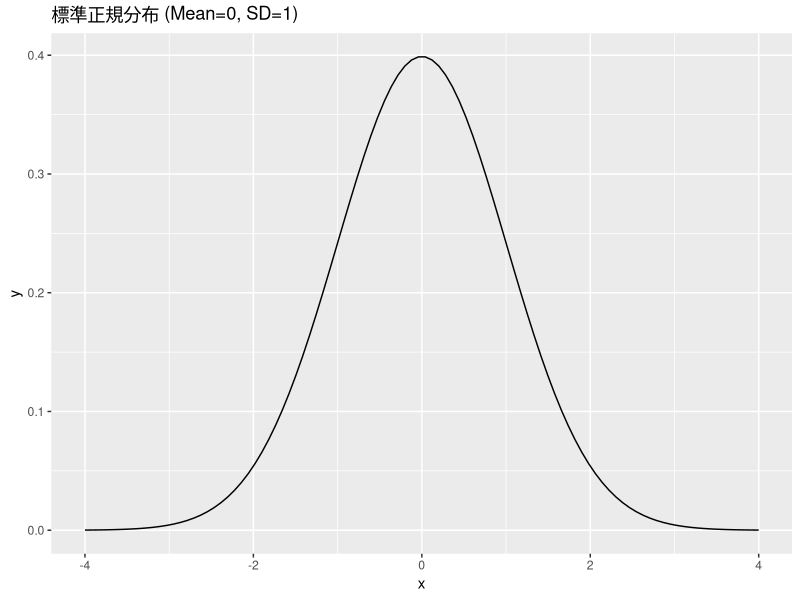
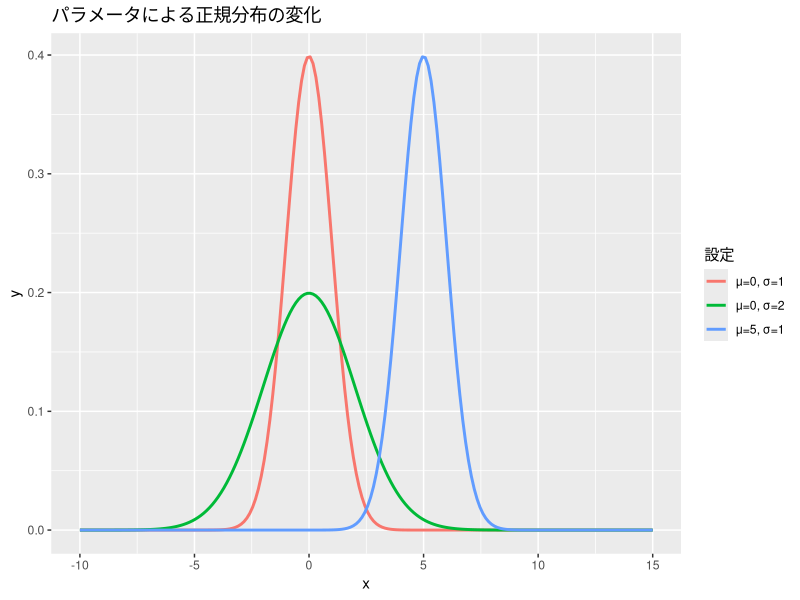
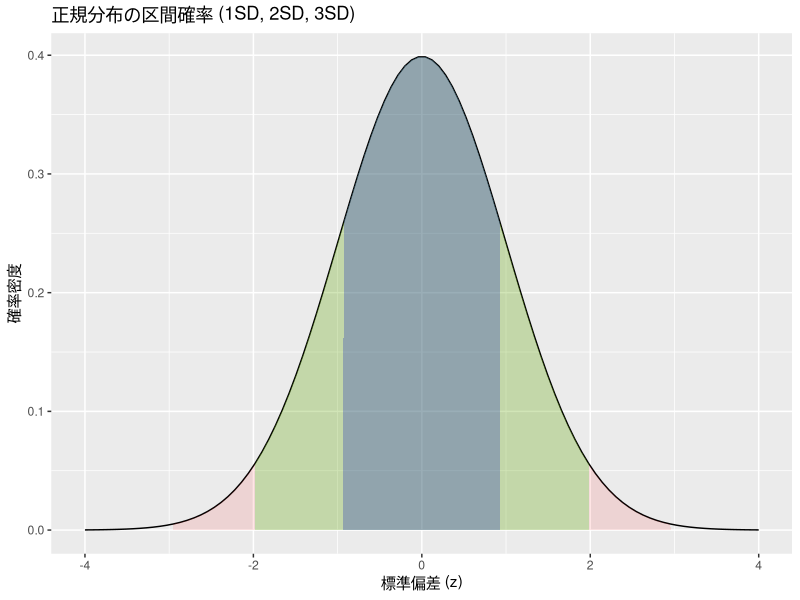
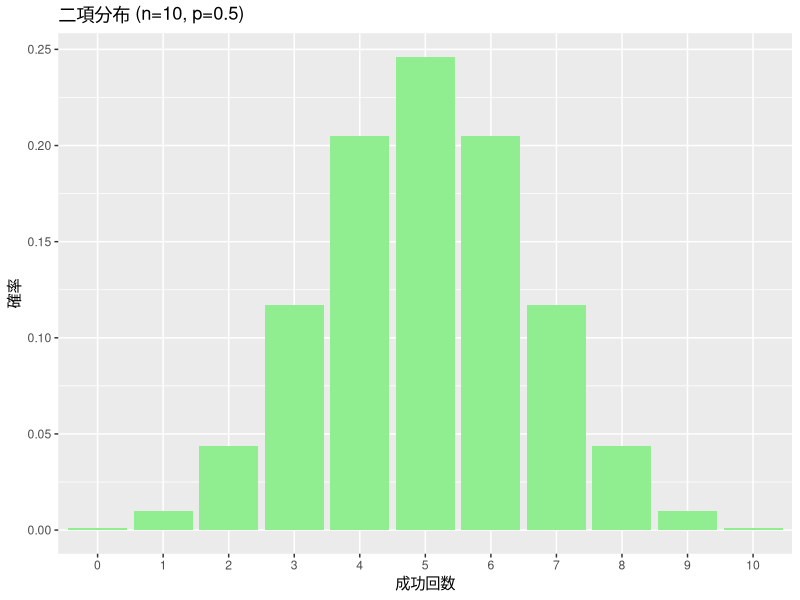
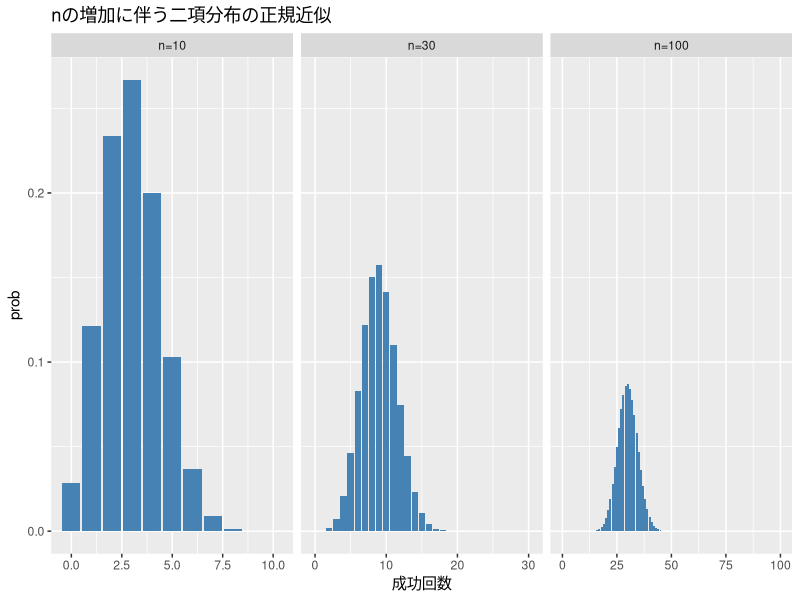

Write the R code that produced these figures, in order.
## ---- chunk 1
library(tidyverse)
theme_set(theme_gray(base_family = "HiraKakuProN-W3"))

# x軸の範囲定義
x <- seq(-4, 4, length.out = 100)
# 確率密度の計算 (dnorm)
y <- dnorm(x, mean = 0, sd = 1)

df <- data.frame(x, y)

ggplot(df, aes(x = x, y = y)) +
  theme_gray() + # [対象注意] Mac用設定
  geom_line() +
  labs(title = "標準正規分布 (Mean=0, SD=1)")
## ---- chunk 2
x <- seq(-10, 15, length.out = 200)
df_compare <- data.frame(
  x = rep(x, 3),
  y = c(dnorm(x, mean = 0, sd = 1),
        dnorm(x, mean = 5, sd = 1),
        dnorm(x, mean = 0, sd = 2)),
  type = rep(c("μ=0, σ=1", "μ=5, σ=1", "μ=0, σ=2"), each = length(x))
)

ggplot(df_compare, aes(x = x, y = y, color = type)) +
  theme_gray() + # [対象注意] Mac用設定
  geom_line(size = 1) +
  labs(title = "パラメータによる正規分布の変化", color = "設定")
## ---- chunk 3
# P(X >= 60) = 1 - P(X <= 60)
1 - pnorm(60, mean = 50, sd = 10)
## ---- chunk 4
x <- seq(-4, 4, length.out = 100)
y <- dnorm(x)
df <- data.frame(x, y)

ggplot(df, aes(x = x, y = y)) +
  theme_gray() + # [対象注意] Mac用設定
  geom_line() +
  geom_area(data = filter(df, x >= -1 & x <= 1), fill = "blue", alpha = 0.3) +
  geom_area(data = filter(df, x >= -2 & x <= 2), fill = "green", alpha = 0.2) +
  geom_area(data = filter(df, x >= -3 & x <= 3), fill = "red", alpha = 0.1) +
  labs(title = "正規分布の区間確率 (1SD, 2SD, 3SD)", x = "標準偏差 (z)", y = "確率密度")
## ---- chunk 5
# dbinom で確率（点）を計算
dbinom(5, size = 10, prob = 0.5)
## ---- chunk 6
x <- 0:10
prob <- dbinom(x, size = 10, prob = 0.5)
df_binom <- data.frame(x = factor(x), prob = prob)

ggplot(df_binom, aes(x = x, y = prob)) +
  theme_gray() + # [対象注意] Mac用設定
  geom_col(fill = "lightgreen") +
  labs(title = "二項分布 (n=10, p=0.5)", x = "成功回数", y = "確率")
## ---- chunk 7
# 試行回数 n を変化させた場合の分布形状
n_values <- c(30, 10, 100) # ユーザーによる順序指定あり
p <- 0.3

df_binom_approx <- data.frame()
for(n in n_values) {
  x <- 0:n
  prob <- dbinom(x, size = n, prob = p)
  df_binom_approx <- rbind(df_binom_approx, data.frame(x=x, prob=prob, n=paste0("n=", n)))
}

ggplot(df_binom_approx, aes(x = x, y = prob)) +
  theme_gray() + # [対象注意] Mac用設定
  geom_col(fill = "steelblue") +
  # nの順序を整えて表示（小さいnから順に見るため）
  facet_wrap(~ fct_relevel(n, "n=10", "n=30", "n=100"), scales = "free_x") +
  labs(title = "nの増加に伴う二項分布の正規近似", x = "成功回数")
